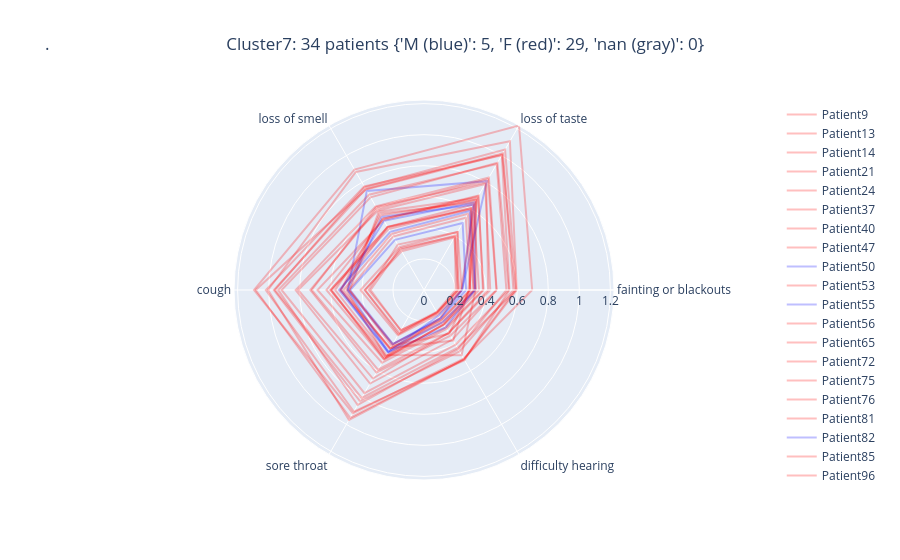

The cell this chart's notebook holds for it:
### Code cell
star_chart_per_patient(7)

### Figure 1 — Plotly figure (JSON) as saved in the notebook; plotly's stock layout.template omitted (floating-point values rounded to 4 significant figures)
{"data": [{"line": {"color": "rgb(255,0,0)"}, "mode": "lines", "name": "Patient9", "opacity": 0.25, "r": [0.2157, 0.4319, 0.3377, 0.3556, 0.2984, 0.1719, 0.2157, 0.2157], "theta": ["fainting or blackouts", "loss of taste", "loss of smell", "cough", "sore throat", "difficulty hearing", "fainting or blackouts"], "type": "scatterpolar"}, {"line": {"color": "rgb(255,0,0)"}, "mode": "lines", "name": "Patient13", "opacity": 0.25, "r": [0.5867, 1.007, 0.7476, 1.083, 0.9501, 0.515, 0.5867, 0.5867], "theta": ["fainting or blackouts", "loss of taste", "loss of smell", "cough", "sore throat", "difficulty hearing", "fainting or blackouts"], "type": "scatterpolar"}, {"line": {"color": "rgb(255,0,0)"}, "mode": "lines", "name": "Patient14", "opacity": 0.25, "r": [0.5941, 1.044, 0.7646, 0.9599, 0.8029, 0.4304, 0.5941, 0.5941], "theta": ["fainting or blackouts", "loss of taste", "loss of smell", "cough", "sore throat", "difficulty hearing", "fainting or blackouts"], "type": "scatterpolar"}, {"line": {"color": "rgb(255,0,0)"}, "mode": "lines", "name": "Patient21", "opacity": 0.25, "r": [0.2963, 0.5989, 0.4685, 0.5386, 0.4384, 0.2239, 0.2963, 0.2963], "theta": ["fainting or blackouts", "loss of taste", "loss of smell", "cough", "sore throat", "difficulty hearing", "fainting or blackouts"], "type": "scatterpolar"}, {"line": {"color": "rgb(255,0,0)"}, "mode": "lines", "name": "Patient24", "opacity": 0.25, "r": [0.3545, 0.6349, 0.4699, 0.6022, 0.494, 0.2587, 0.3545, 0.3545], "theta": ["fainting or blackouts", "loss of taste", "loss of smell", "cough", "sore throat", "difficulty hearing", "fainting or blackouts"], "type": "scatterpolar"}, {"line": {"color": "rgb(255,0,0)"}, "mode": "lines", "name": "Patient37", "opacity": 0.25, "r": [0.3832, 0.6963, 0.52, 0.6857, 0.5411, 0.2888, 0.3832, 0.3832], "theta": ["fainting or blackouts", "loss of taste", "loss of smell", "cough", "sore throat", "difficulty hearing", "fainting or blackouts"], "type": "scatterpolar"}, {"line": {"color": "rgb(255,0,0)"}, "mode": "lines", "name": "Patient40", "opacity": 0.25, "r": [0.3337, 0.6073, 0.454, 0.5939, 0.5141, 0.2536, 0.3337, 0.3337], "theta": ["fainting or blackouts", "loss of taste", "loss of smell", "cough", "sore throat", "difficulty hearing", "fainting or blackouts"], "type": "scatterpolar"}, {"line": {"color": "rgb(255,0,0)"}, "mode": "lines", "name": "Patient47", "opacity": 0.25, "r": [0.3192, 0.5659, 0.4168, 0.519, 0.4357, 0.2393, 0.3192, 0.3192], "theta": ["fainting or blackouts", "loss of taste", "loss of smell", "cough", "sore throat", "difficulty hearing", "fainting or blackouts"], "type": "scatterpolar"}, {"line": {"color": "rgb(0,0,255)"}, "mode": "lines", "name": "Patient50", "opacity": 0.25, "r": [0.2448, 0.8088, 0.7364, 0.4904, 0.4043, 0.2123, 0.2448, 0.2448], "theta": ["fainting or blackouts", "loss of taste", "loss of smell", "cough", "sore throat", "difficulty hearing", "fainting or blackouts"], "type": "scatterpolar"}, {"line": {"color": "rgb(255,0,0)"}, "mode": "lines", "name": "Patient53", "opacity": 0.25, "r": [0.6966, 1.223, 0.8953, 1.095, 0.916, 0.5108, 0.6966, 0.6966], "theta": ["fainting or blackouts", "loss of taste", "loss of smell", "cough", "sore throat", "difficulty hearing", "fainting or blackouts"], "type": "scatterpolar"}, {"line": {"color": "rgb(0,0,255)"}, "mode": "lines", "name": "Patient55", "opacity": 0.25, "r": [0.271, 0.4974, 0.3734, 0.4755, 0.4008, 0.2118, 0.271, 0.271], "theta": ["fainting or blackouts", "loss of taste", "loss of smell", "cough", "sore throat", "difficulty hearing", "fainting or blackouts"], "type": "scatterpolar"}, {"line": {"color": "rgb(255,0,0)"}, "mode": "lines", "name": "Patient56", "opacity": 0.25, "r": [0.55, 1.002, 0.7702, 1.018, 0.904, 0.5214, 0.55, 0.55], "theta": ["fainting or blackouts", "loss of taste", "loss of smell", "cough", "sore throat", "difficulty hearing", "fainting or blackouts"], "type": "scatterpolar"}, {"line": {"color": "rgb(255,0,0)"}, "mode": "lines", "name": "Patient65", "opacity": 0.25, "r": [0.2266, 0.4059, 0.3008, 0.3797, 0.3284, 0.1668, 0.2266, 0.2266], "theta": ["fainting or blackouts", "loss of taste", "loss of smell", "cough", "sore throat", "difficulty hearing", "fainting or blackouts"], "type": "scatterpolar"}, {"line": {"color": "rgb(255,0,0)"}, "mode": "lines", "name": "Patient72", "opacity": 0.25, "r": [0.2038, 0.3985, 0.3091, 0.3439, 0.3, 0.1635, 0.2038, 0.2038], "theta": ["fainting or blackouts", "loss of taste", "loss of smell", "cough", "sore throat", "difficulty hearing", "fainting or blackouts"], "type": "scatterpolar"}, {"line": {"color": "rgb(255,0,0)"}, "mode": "lines", "name": "Patient75", "opacity": 0.25, "r": [0.3791, 0.7024, 0.5282, 0.6281, 0.5157, 0.2791, 0.3791, 0.3791], "theta": ["fainting or blackouts", "loss of taste", "loss of smell", "cough", "sore throat", "difficulty hearing", "fainting or blackouts"], "type": "scatterpolar"}, {"line": {"color": "rgb(255,0,0)"}, "mode": "lines", "name": "Patient76", "opacity": 0.25, "r": [0.5459, 0.945, 0.689, 0.9168, 0.7672, 0.4063, 0.5459, 0.5459], "theta": ["fainting or blackouts", "loss of taste", "loss of smell", "cough", "sore throat", "difficulty hearing", "fainting or blackouts"], "type": "scatterpolar"}, {"line": {"color": "rgb(255,0,0)"}, "mode": "lines", "name": "Patient81", "opacity": 0.25, "r": [0.2999, 0.5375, 0.3979, 0.4843, 0.4025, 0.2229, 0.2999, 0.2999], "theta": ["fainting or blackouts", "loss of taste", "loss of smell", "cough", "sore throat", "difficulty hearing", "fainting or blackouts"], "type": "scatterpolar"}, {"line": {"color": "rgb(0,0,255)"}, "mode": "lines", "name": "Patient82", "opacity": 0.25, "r": [0.3304, 0.5873, 0.4329, 0.547, 0.4567, 0.2395, 0.3304, 0.3304], "theta": ["fainting or blackouts", "loss of taste", "loss of smell", "cough", "sore throat", "difficulty hearing", "fainting or blackouts"], "type": "scatterpolar"}, {"line": {"color": "rgb(255,0,0)"}, "mode": "lines", "name": "Patient85", "opacity": 0.25, "r": [0.4267, 0.7874, 0.5915, 0.8101, 0.6584, 0.3182, 0.4267, 0.4267], "theta": ["fainting or blackouts", "loss of taste", "loss of smell", "cough", "sore throat", "difficulty hearing", "fainting or blackouts"], "type": "scatterpolar"}, {"line": {"color": "rgb(255,0,0)"}, "mode": "lines", "name": "Patient96", "opacity": 0.25, "r": [0.4679, 0.8357, 0.6218, 0.8264, 0.6953, 0.3685, 0.4679, 0.4679], "theta": ["fainting or blackouts", "loss of taste", "loss of smell", "cough", "sore throat", "difficulty hearing", "fainting or blackouts"], "type": "scatterpolar"}, {"line": {"color": "rgb(255,0,0)"}, "mode": "lines", "name": "Patient104", "opacity": 0.25, "r": [0.4129, 0.8016, 0.6163, 0.7229, 0.5925, 0.3192, 0.4129, 0.4129], "theta": ["fainting or blackouts", "loss of taste", "loss of smell", "cough", "sore throat", "difficulty hearing", "fainting or blackouts"], "type": "scatterpolar"}, {"line": {"color": "rgb(0,0,255)"}, "mode": "lines", "name": "Patient105", "opacity": 0.25, "r": [0.3266, 0.6528, 0.5146, 0.5345, 0.4655, 0.278, 0.3266, 0.3266], "theta": ["fainting or blackouts", "loss of taste", "loss of smell", "cough", "sore throat", "difficulty hearing", "fainting or blackouts"], "type": "scatterpolar"}, {"line": {"color": "rgb(255,0,0)"}, "mode": "lines", "name": "Patient106", "opacity": 0.25, "r": [0.5756, 1.017, 0.751, 0.9666, 0.8255, 0.4561, 0.5756, 0.5756], "theta": ["fainting or blackouts", "loss of taste", "loss of smell", "cough", "sore throat", "difficulty hearing", "fainting or blackouts"], "type": "scatterpolar"}, {"line": {"color": "rgb(255,0,0)"}, "mode": "lines", "name": "Patient111", "opacity": 0.25, "r": [0.2432, 0.431, 0.3178, 0.4085, 0.3358, 0.181, 0.2432, 0.2432], "theta": ["fainting or blackouts", "loss of taste", "loss of smell", "cough", "sore throat", "difficulty hearing", "fainting or blackouts"], "type": "scatterpolar"}, {"line": {"color": "rgb(255,0,0)"}, "mode": "lines", "name": "Patient130", "opacity": 0.25, "r": [0.2179, 0.3893, 0.288, 0.3819, 0.3182, 0.1662, 0.2179, 0.2179], "theta": ["fainting or blackouts", "loss of taste", "loss of smell", "cough", "sore throat", "difficulty hearing", "fainting or blackouts"], "type": "scatterpolar"}, {"line": {"color": "rgb(255,0,0)"}, "mode": "lines", "name": "Patient132", "opacity": 0.25, "r": [0.4665, 0.8235, 0.6047, 0.7319, 0.6134, 0.3403, 0.4665, 0.4665], "theta": ["fainting or blackouts", "loss of taste", "loss of smell", "cough", "sore throat", "difficulty hearing", "fainting or blackouts"], "type": "scatterpolar"}, {"line": {"color": "rgb(0,0,255)"}, "mode": "lines", "name": "Patient139", "opacity": 0.25, "r": [0.246, 0.6346, 0.5435, 0.4918, 0.4608, 0.1899, 0.246, 0.246], "theta": ["fainting or blackouts", "loss of taste", "loss of smell", "cough", "sore throat", "difficulty hearing", "fainting or blackouts"], "type": "scatterpolar"}, {"line": {"color": "rgb(255,0,0)"}, "mode": "lines", "name": "Patient244", "opacity": 0.25, "r": [0.2391, 0.6501, 0.5685, 0.4991, 0.4949, 0.2063, 0.2391, 0.2391], "theta": ["fainting or blackouts", "loss of taste", "loss of smell", "cough", "sore throat", "difficulty hearing", "fainting or blackouts"], "type": "scatterpolar"}, {"line": {"color": "rgb(255,0,0)"}, "mode": "lines", "name": "Patient287", "opacity": 0.25, "r": [0.3317, 0.673, 0.5312, 0.5717, 0.4834, 0.4844, 0.3317, 0.3317], "theta": ["fainting or blackouts", "loss of taste", "loss of smell", "cough", "sore throat", "difficulty hearing", "fainting or blackouts"], "type": "scatterpolar"}, {"line": {"color": "rgb(255,0,0)"}, "mode": "lines", "name": "Patient328", "opacity": 0.25, "r": [0.3196, 0.609, 0.4678, 0.6012, 0.5062, 0.2548, 0.3196, 0.3196], "theta": ["fainting or blackouts", "loss of taste", "loss of smell", "cough", "sore throat", "difficulty hearing", "fainting or blackouts"], "type": "scatterpolar"}, {"line": {"color": "rgb(255,0,0)"}, "mode": "lines", "name": "Patient440", "opacity": 0.25, "r": [0.2865, 0.6668, 0.5548, 0.5361, 0.4318, 0.3759, 0.2865, 0.2865], "theta": ["fainting or blackouts", "loss of taste", "loss of smell", "cough", "sore throat", "difficulty hearing", "fainting or blackouts"], "type": "scatterpolar"}, {"line": {"color": "rgb(255,0,0)"}, "mode": "lines", "name": "Patient473", "opacity": 0.25, "r": [0.2933, 0.6829, 0.5821, 0.4781, 0.4147, 0.3255, 0.2933, 0.2933], "theta": ["fainting or blackouts", "loss of taste", "loss of smell", "cough", "sore throat", "difficulty hearing", "fainting or blackouts"], "type": "scatterpolar"}, {"line": {"color": "rgb(255,0,0)"}, "mode": "lines", "name": "Patient721", "opacity": 0.25, "r": [0.5971, 1.106, 0.8776, 1.004, 0.9655, 0.5163, 0.5971, 0.5971], "theta": ["fainting or blackouts", "loss of taste", "loss of smell", "cough", "sore throat", "difficulty hearing", "fainting or blackouts"], "type": "scatterpolar"}, {"line": {"color": "rgb(255,0,0)"}, "mode": "lines", "name": "Patient808", "opacity": 0.25, "r": [0.5305, 0.936, 0.7085, 0.9382, 0.8548, 0.4394, 0.5305, 0.5305], "theta": ["fainting or blackouts", "loss of taste", "loss of smell", "cough", "sore throat", "difficulty hearing", "fainting or blackouts"], "type": "scatterpolar"}], "layout": {"title": {"text": ".\t\t\t\t\t\t\t\t\t\t\t\t\t\t\t\t\t\t\t\t\t\t\t\t\t\t\t\t\t\t\t\t\t\t\t\t\t\t\t\tCluster7: 34 patients {'M (blue)': 5, 'F (red)': 29, 'nan (gray)': 0}"}}}
